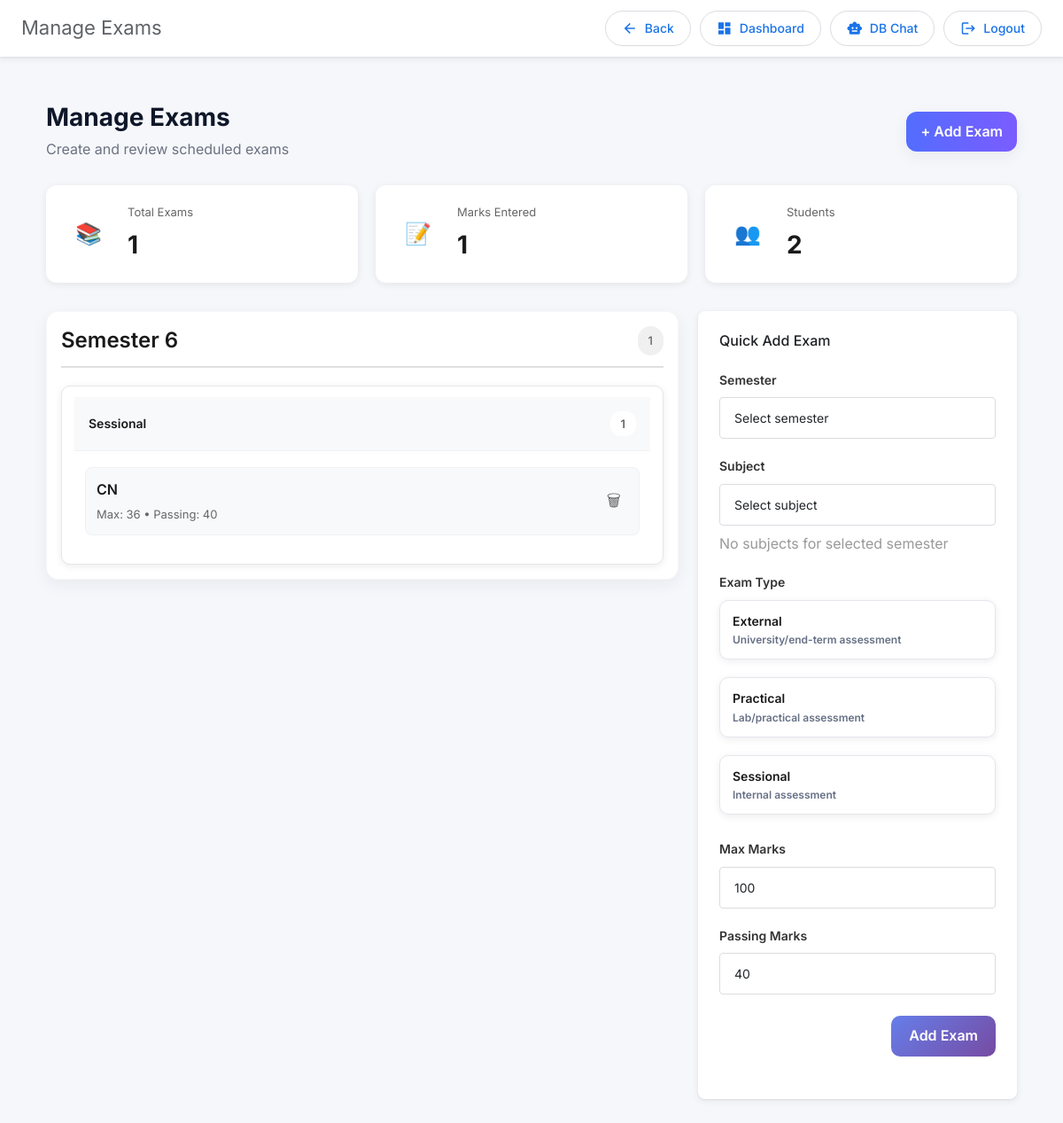
Screenshot of /admin_app/admin_dashboard/manage_exams/ (signed in) with the database file from the repository.
### admin_app/models.py (models this page shows, shortened)
class ExamSchedule(models.Model):
    STATUS_CHOICES = [
        ('scheduled', 'Scheduled'),
        ('completed', 'Completed'),
        ('cancelled', 'Cancelled'),
        ('rescheduled', 'Rescheduled'),
    ]
    subject = models.ForeignKey(Subject, on_delete=models.PROTECT, related_name='exam_schedules')
    exam_type = models.ForeignKey(ExamType, on_delete=models.PROTECT, related_name='exam_schedules')
    academic_year = models.CharField(max_length=10)  # e.g., "2025-26"
    exam_date = models.DateField()
    start_time = models.TimeField()
    end_time = models.TimeField()
    duration_minutes = models.IntegerField()
    max_marks = models.IntegerField(default=100)
    passing_marks = models.IntegerField(default=40)
    room_number = models.CharField(max_length=20, blank=True, null=True)
    invigilator = models.ForeignKey(Faculty, on_delete=models.SET_NULL, null=True, blank=True, related_name='invigilated_exams')
    status = models.CharField(max_length=20, choices=STATUS_CHOICES, default='scheduled')
    created_at = models.DateTimeField(auto_now_add=True)
    class Meta:
        ordering = ['exam_date', 'start_time', 'subject']
        unique_together = ['subject', 'exam_type', 'academic_year']

class ExamType(models.Model):
    name = models.CharField(max_length=50, unique=True)  # Regular, Remedial, External
    description = models.TextField(blank=True)
    is_mandatory = models.BooleanField(default=True)

class Subject(models.Model):
    code = models.CharField(max_length=20, unique=True)   # e.g., "23CE610"
    name = models.CharField(max_length=200, unique=True)  # e.g., "ADVANCED COMPUTER ARCHITECTURE"
    credits = models.IntegerField(default=4)
    semester = models.IntegerField(choices=[(i, f"Semester {i}") for i in range(1, 9)])
    is_elective = models.BooleanField(default=False)
    department = models.ForeignKey(Department, on_delete=models.PROTECT, related_name='subjects')
    syllabus_url = models.URLField(blank=True, null=True)
    created_at = models.DateTimeField(auto_now_add=True)
    class Meta:
        ordering = ['semester', 'code']
        unique_together = ['code', 'department']

### admin_app/exam_views.py (the view)
# urls.py: path("admin_dashboard/manage_exams/", exam_views.manage_exams, name="manage_exams"),
@staff_member_required
def manage_exams(request):
    default_exam_types = [
        ("Sessional", "Internal assessment"),
        ("External", "University/end-term assessment"),
        ("Practical", "Lab/practical assessment"),
    ]
    if not ExamType.objects.exists():
        for name, description in default_exam_types:
            ExamType.objects.get_or_create(
                name=name,
                defaults={"description": description, "is_mandatory": True},
            )
    exams = ExamSchedule.objects.all().select_related('subject', 'exam_type').order_by('subject__semester', 'exam_type', 'subject__name')
    exams_by_semester = defaultdict(lambda: defaultdict(list))
    for exam in exams:
        exams_by_semester[exam.subject.semester][exam.exam_type.name].append(exam)
    total_exams = exams.count()
    total_marks_entered = ExamMarks.objects.filter(marks_obtained__isnull=False).count()
    total_students = Student.objects.count()
    exams_by_semester = {sem: dict(types) for sem, types in exams_by_semester.items()}
    semesters = sorted(exams_by_semester.keys()) if exams_by_semester else []
    semester_counts = {}
    for sem, types in exams_by_semester.items():
        total_count = sum(len(exams_list) for exams_list in types.values())
        semester_counts[sem] = {
            'total': total_count,
            'types': {exam_type: len(exams_list) for exam_type, exams_list in types.items()}
        }
    subjects = Subject.objects.all().order_by('name')
    exam_types = ExamType.objects.all().order_by('name')
    context = {
        'exams_by_semester': exams_by_semester,
        'semesters': semesters,
        'total_exams': total_exams,
        'total_marks_entered': total_marks_entered,
        'total_students': total_students,
        'subjects': subjects,
        'exam_types': exam_types,
        'semester_range': range(1, 9),
        'semester_counts': semester_counts,
    }
    return render(request, 'admin_app/manage_exams.html', context)

### project1/context_processors.py (called while the page is built)
def session_timeout(request):
    return {
        'SESSION_TIMEOUT_SECONDS': getattr(settings, 'SESSION_COOKIE_AGE', 1800),
    }

### student_app/templatetags/custom_filters.py (called while the page is built)
@register.filter(name='get_item')
def get_item(dictionary, key):
    if dictionary is None:
        return None
    if hasattr(dictionary, 'get'):
        return dictionary.get(key)
    return None

### admin_app/templates/admin_app/manage_exams.html (shortened to what this page needs)
{% extends "layout.html" %}
{% load custom_filters %}
{% block nav_title %}Manage Exams{% endblock %}
{% block container %}
<div class="exam-management-container">
    <div class="page-header">
        <div>
            <h1>Manage Exams</h1>
            <div class="subtitle">Create and review scheduled exams</div>
        </div>
        <div>
            <button class="btn-add-exam" onclick="showAddExamModal()">+ Add Exam</button>
        </div>
    </div>
    <div class="stats-grid">
        <div class="stat-card">
            <div class="stat-icon">📚</div>
            <div>
                <div class="stat-label">Total Exams</div>
                <div class="stat-value">{{ total_exams }}</div>
            </div>
        </div>
        <div class="stat-card">
            <div class="stat-icon">📝</div>
            <div>
                <div class="stat-label">Marks Entered</div>
                <div class="stat-value">{{ total_marks_entered }}</div>
            </div>
        </div>
        <div class="stat-card">
            <div class="stat-icon">👥</div>
            <div>
                <div class="stat-label">Students</div>
                <div class="stat-value">{{ total_students }}</div>
            </div>
        </div>
    </div>
    <div class="layout-row">
        <div class="main-col">
            {% for sem in semesters %}
                <section class="semester-section">
                    <div class="semester-header">
                        <h2>Semester {{ sem }}</h2>
                        <div class="exam-count">{{ semester_counts|get_item:sem|get_item:'total' }}</div>
                    </div>
                    <div class="exam-types-grid">
                        {% with sem_dict=exams_by_semester|get_item:sem %}
                        {% for exam_type, exams_list in sem_dict.items %}
                            <div class="exam-type-card {{ exam_type|slugify }}">
                                <div class="exam-type-header">
                                    <div class="exam-type-title">{{ exam_type }}</div>
                                    <div class="exam-badge">{{ exams_list|length }}</div>
                                </div>
                                <div class="exam-list">
                                    {% for exam in exams_list %}
                                        <div class="exam-item">
                                            <div class="exam-info">
                                                <div class="exam-subject">{{ exam.subject.name }}</div>
                                                <div class="exam-marks">Max: {{ exam.max_marks }} • Passing: {{ exam.passing_marks }}</div>
                                            </div>
                                            <div class="exam-actions">
                                                <button class="btn-delete" onclick="deleteExam({{ exam.id }}, '{{ exam.subject.name|escapejs }}')">🗑</button>
                                            </div>
                                        </div>
                                    {% empty %}
                                        <div class="no-exams">No exams scheduled for this type.</div>
                                    {% endfor %}
                                </div>
                            </div>
                        {% endfor %}
                        {% endwith %}
                    </div>
                </section>
            {% empty %}
                <div class="empty-state">
                    <div class="empty-icon">📭</div>
                    <h3>No exams scheduled</h3>
                    <p>Use the Add Exam button to create the first exam.</p>
                </div>
            {% endfor %}
        </div>
        <aside>
            <div class="card">
                <div class="card-body">
                    <h3 class="card-title">Quick Add Exam</h3>
                    <form method="post" action="{% url 'admin_app:add_exam' %}">
                        <div class="form-group">
                            <label>Semester</label>
                            <select id="examSemesterSelect" name="semester" class="form-control">
                                <option value="">Select semester</option>
                            </select>
                        </div>
                        <div class="form-group">
                            <label>Subject</label>
                            <select id="examSubjectSelect" name="subject" class="form-control">
                                <option value="">Select subject</option>
                            </select>
                            <div id="noExamSubjectsMsg" style="display:none;margin-top:8px;color:#999">No subjects for selected semester</div>
                        </div>
                        <div class="form-group">
                            <label>Exam Type</label>
                            <div class="exam-type-options">
                                {% for et in exam_types %}
                                    <label class="exam-type-card">
                                        <input type="radio" name="exam_type" value="{{ et.id }}"> <div class="exam-type-title">{{ et.name }}</div>
                                        <div class="exam-type-desc">{{ et.description }}</div>
                                    </label>
                                {% endfor %}
                            </div>
                        </div>
                        <div class="form-group">
                            <label>Max Marks</label>
                            <input class="form-control" type="number" name="max_marks" value="100" />
                        </div>
                        <div class="form-group">
                            <label>Passing Marks</label>
                            <input class="form-control" type="number" name="passing_marks" value="40" />
                        </div>
                        <div class="modal-actions">
                            <button type="submit" class="btn-submit">Add Exam</button>
                        </div>
                    </form>
                </div>
            </div>
        </aside>
    </div>
</div>
{% endblock %}

### rows the page displays
ExamSchedule: name "Sessional", exams_list "1", subject.name "CN", max_marks "36", passing_marks "40"
ExamType: name "External", description "University/end-term assessment"
ExamType: name "Practical", description "Lab/practical assessment"
ExamType: name "Sessional", description "Internal assessment"

### other values shown
{{ total_exams }} "1"
{{ total_marks_entered }} "1"
{{ total_students }} "2"
{{ sem }} "6"
{{ semester_counts|get_item:sem|get_item:'total' }} "1"
